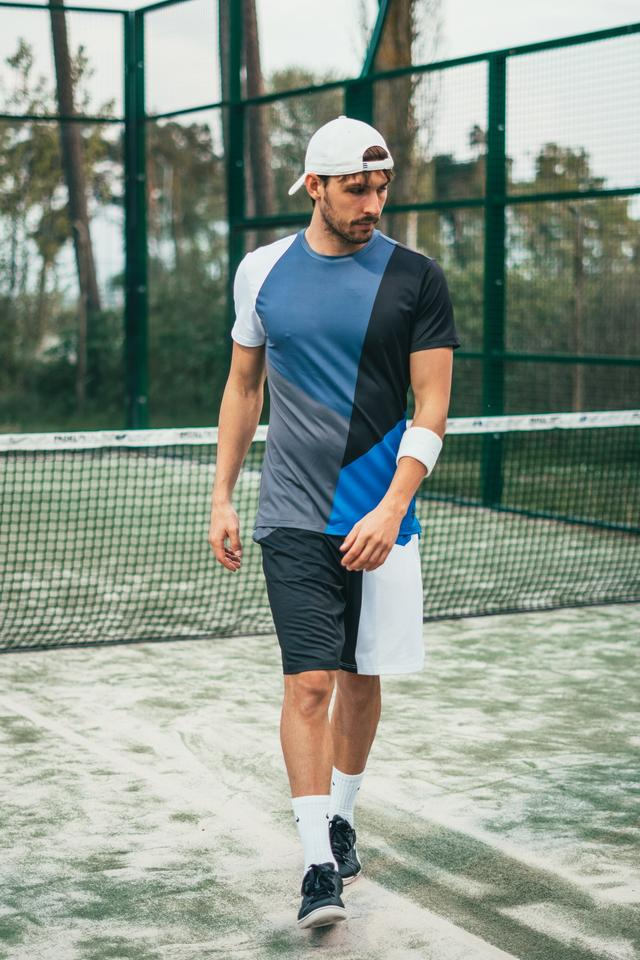
#> input picture src/pose/single.jpeg, 640 x 960 px
$ python gimp_autobalance.py
#> lines starting #> are read from the running program, lines starting #| are printed output that depends on the picture
import numpy as np
import cv2  # opencv-python
import matplotlib.pyplot as plt

img = cv2.imread('../pose/single.jpeg')
#> img is the input picture: shape (960, 640, 3); mean B, G, R 138.2, 148.7, 137.3
x = []
# get histogram for each channel
for i in cv2.split(img):
    hist, bins = np.histogram(i, 256, (0, 256))
    # discard colors at each end of the histogram which are used by only 0.05%
    use_color_indices = np.where(hist > hist.sum() * 0.0005)[0]
    i_min, i_max = use_color_indices.min(), use_color_indices.max()
    # stretch image colors by cliped histogram
    tmp = (i.astype(np.int32) - i_min) / (i_max - i_min) * 255
    tmp = np.clip(tmp, 0, 255)
    x.append(tmp.astype(np.uint8))
#> this loop made 3 passes
#> (i_min, i_max) on passes 1 to 3: (23, 239), (21, 241), (0, 240)
#> pass 1, `tmp = (i.astype(np.int32) - i_min) / (i_max - i_min) * 255`:
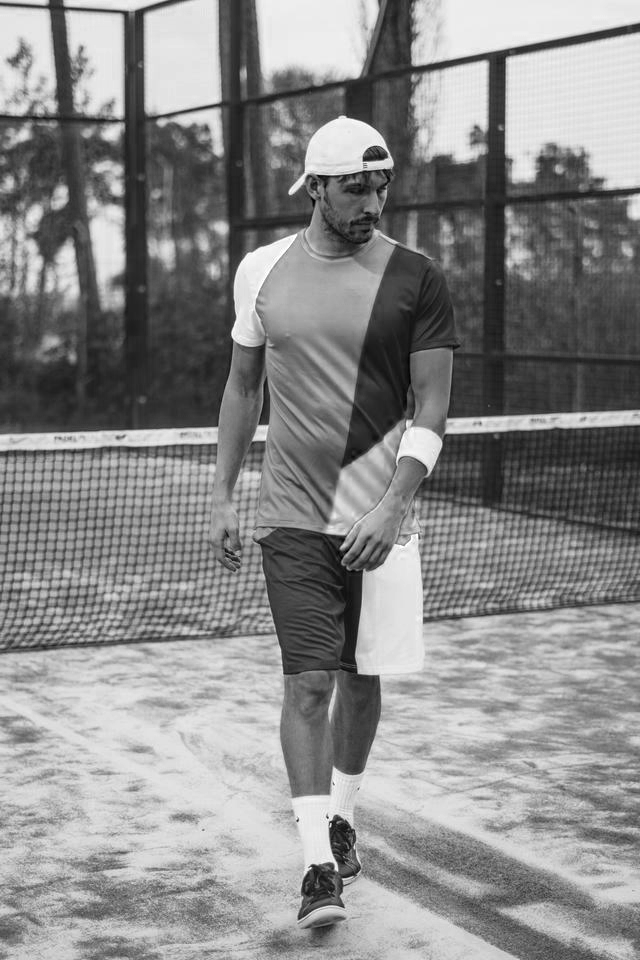
#> tmp: shape (960, 640) float64; min -27.15, max 273.9, mean 136; drawn with min black and max white
#> pass 1, `tmp = np.clip(tmp, 0, 255)`:
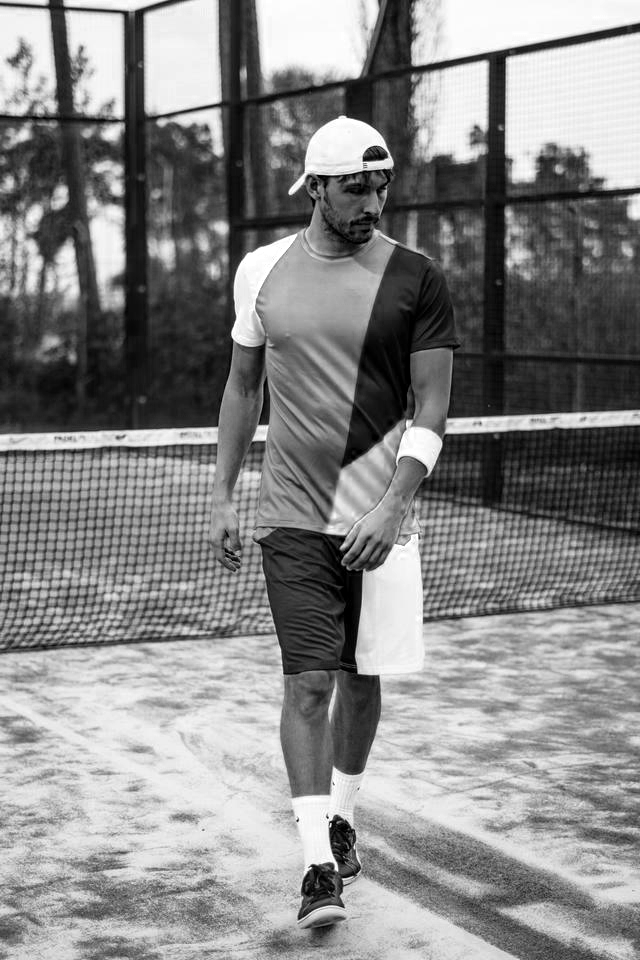
#> tmp: shape (960, 640) float64; min 0, max 255, mean 136
#> pass 2, `tmp = (i.astype(np.int32) - i_min) / (i_max - i_min) * 255`:
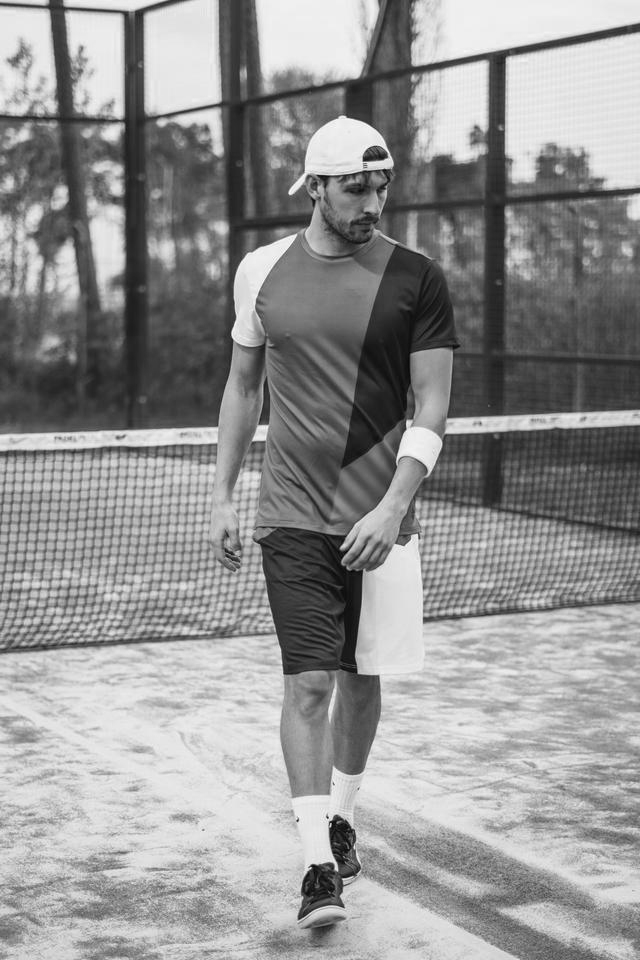
#> tmp: shape (960, 640) float64; min -22.02, max 271.2, mean 148; drawn with min black and max white
#> after the loop:
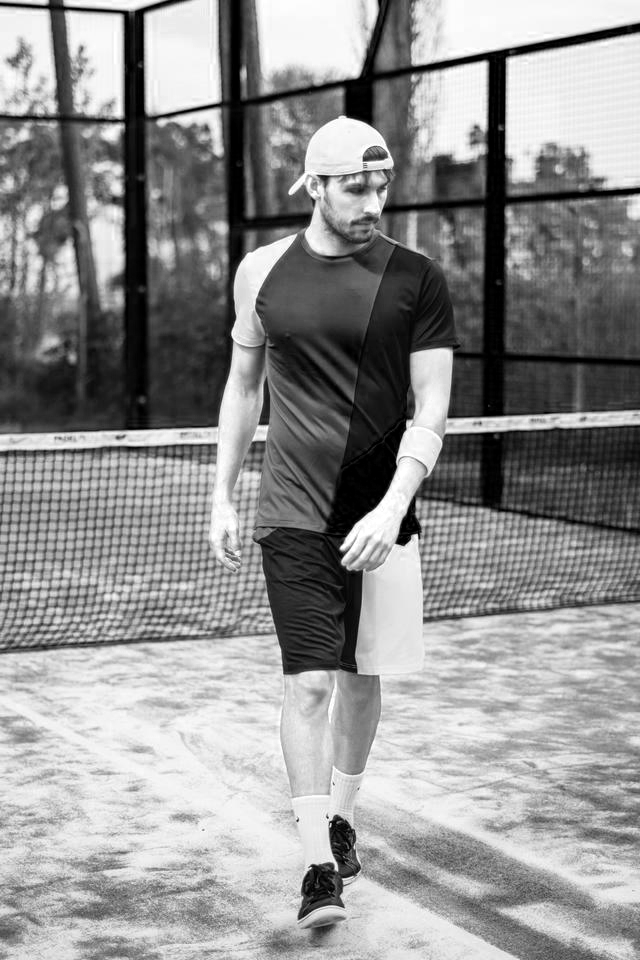
#> tmp: shape (960, 640) float64; min 0, max 255, mean 145.9
#> after the loop, x = 3 items

# combine image back and show it
s = np.dstack(x)
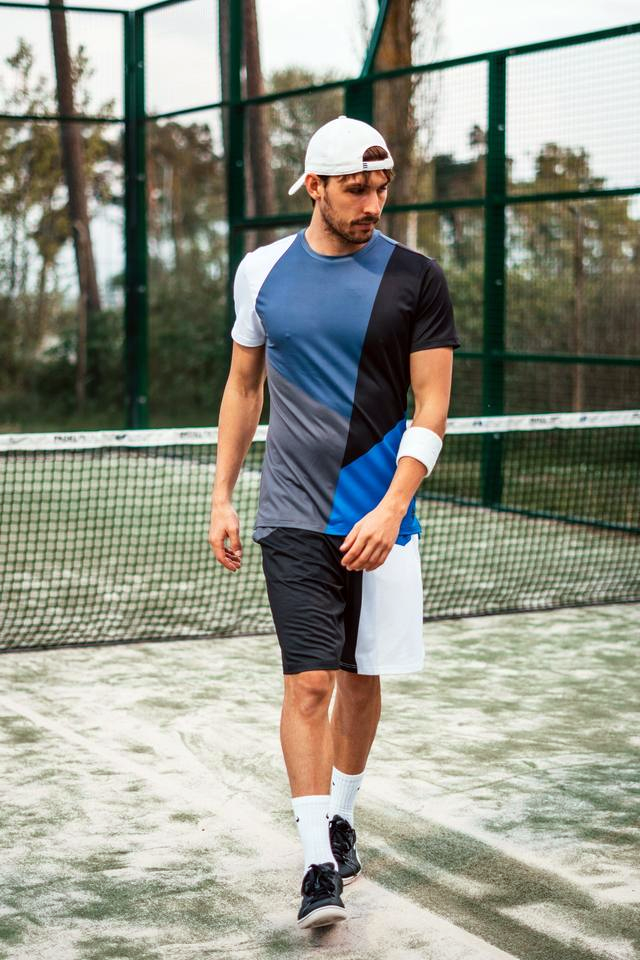
#> s: shape (960, 640, 3); mean of channels 0, 1, 2 135.5, 147.5, 145.5; drawn as B, G, R
plt.imshow(s[::, ::, ::-1])
plt.show()
